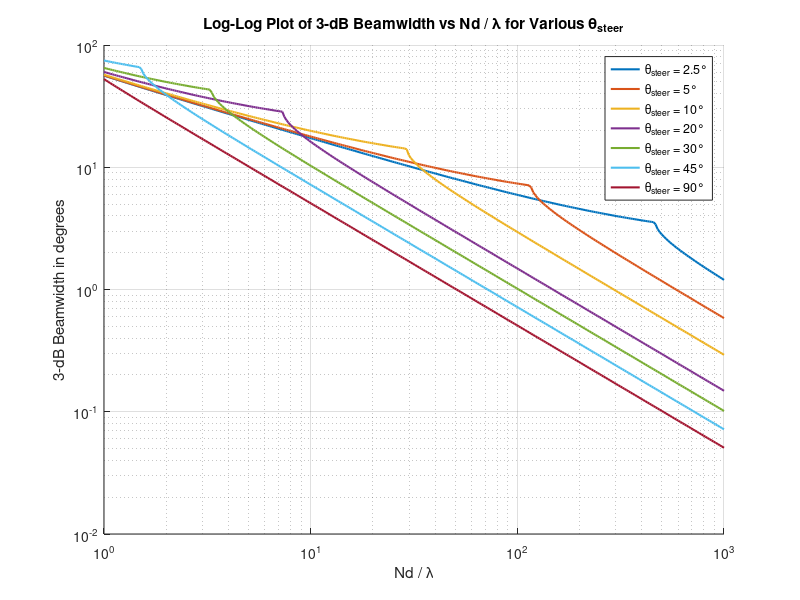

Source code (MATLAB):
% This script calculates and plots the half-power beamwidth (3-dB beamwidth) 
% for a uniform linear array as a function of the array parameter Nd/λ. 
%
% Parameters:
%   thetas_steer - Array of steering angles (in degrees)
%   Nd_over_lambda_min - Minimum value for Nd/λ (1)
%   Nd_over_lambda_max - Maximum value for Nd/λ (1000)
%   N_points - Number of points in the log-space range for Nd/λ
%   N_angles - Number of steering angles
%   Nd_over_lambda - Logarithmic scale array for Nd/λ ranging from Nd_over_lambda_min to Nd_over_lambda_max
%   theta_h - Matrix to store the half-power beamwidth values for different Nd/λ and steering angles
%

thetas_steer = [2.5, 5, 10, 20, 30 , 45, 90]; % Steering angles in degrees
Nd_over_lambda_min = 1;
Nd_over_lambda_max = 1000;
N_points = 300;
N_angles = length(thetas_steer);
Nd_over_lambda = logspace(log10(Nd_over_lambda_min), log10(Nd_over_lambda_max), N_points);

theta_h = zeros(N_points, N_angles);

for i = 1:N_angles
    % Compute the arguments for acosd and clip them to be within [-1, 1]
    arg1 = cosd(thetas_steer(i)) - 0.443 ./ Nd_over_lambda;
    arg2 = cosd(thetas_steer(i)) + 0.443 ./ Nd_over_lambda;
    
    % Clip the arguments to be within the range [-1, 1]
    arg1 = min(max(arg1, -1), 1);
    arg2 = min(max(arg2, -1), 1);
    
    % Calculate the 3-dB beamwidth
    theta_h(:, i) = acosd(arg1) - acosd(arg2);
end

% Plotting
figure;
hold on;

for i = 1:N_angles
    plot(Nd_over_lambda, theta_h(:, i), 'DisplayName', ['\theta_{steer} = ' num2str(thetas_steer(i)) '°'], 'LineWidth', 1.5);
end

set(gca, 'XScale', 'log');
set(gca, 'YScale', 'log');
xlabel('Nd / \lambda');
ylabel('3-dB Beamwidth in degrees');
title('Log-Log Plot of 3-dB Beamwidth vs Nd / \lambda for Various \theta_{steer}');
legend show;
grid on;
hold off;
